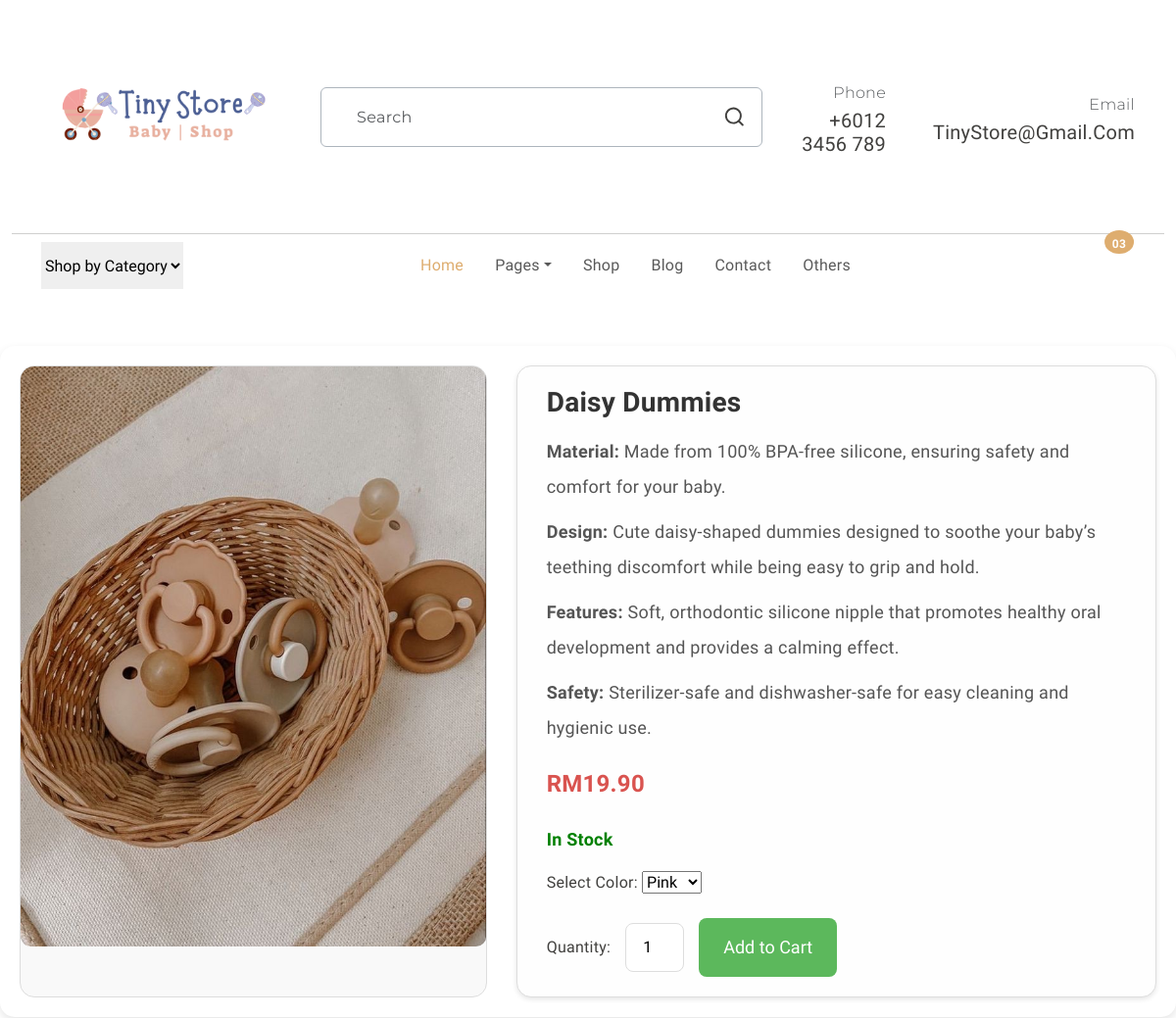
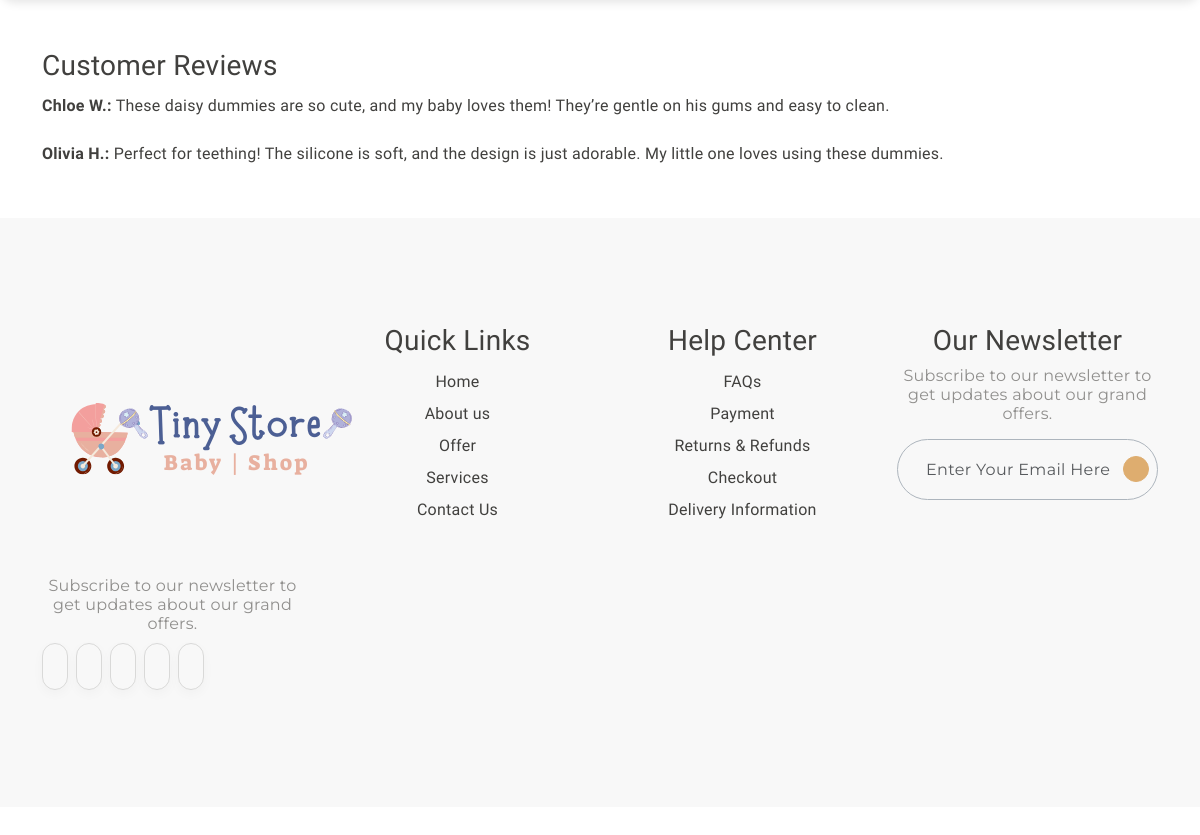
/best2.php, run on the app's committed database (2 pictures, top to bottom).
### tables this page shows
CREATE TABLE `products` (
  `product_id` int(11) NOT NULL,
  `name` varchar(255) NOT NULL,
  `category` varchar(100) NOT NULL,
  `price` decimal(10,2) NOT NULL,
  `image` varchar(255) DEFAULT NULL,
  `is_featured` tinyint(1) DEFAULT 0,
  `created_at` timestamp NOT NULL DEFAULT current_timestamp()
);

### best2.php (the view, shortened to what this page needs)
<?php
include 'db_connect.php';
$product_id = isset($_GET['product_id']) ? intval($_GET['product_id']) : 6;
$sql = "SELECT * FROM products WHERE product_id = ?";
$stmt = $conn->prepare($sql);
$stmt->bind_param("i", $product_id);
$stmt->execute();
$result = $stmt->get_result();
if ($result->num_rows > 0) {
  $product = $result->fetch_assoc();
} else {
  echo "Product not found.";
  exit;
}
?>
<!DOCTYPE html>
<html lang="en">
<head>
  <link rel="stylesheet" href="detail.css">
<link rel="stylesheet" href="https://cdn.jsdelivr.net/npm/swiper@9/swiper-bundle.min.css" />
<link href="https://cdn.jsdelivr.net/npm/bootstrap@5.3.0-alpha3/dist/css/bootstrap.min.css" rel="stylesheet"
>
<link rel="stylesheet" type="text/css" href="css/vendor.css">
<link rel="stylesheet" type="text/css" href="style.css">
</head>
<body>
      <header>
        <div class="container py-2">
          <div class="row py-4 pb-0 pb-sm-4 align-items-center ">
            <div class="col-sm-4 col-lg-3 text-center text-sm-start">
              <div class="main-logo">
                <a href="index.php">
                  <img src="images/logo.png" alt="logo" class="img-fluid">
                </a>
              </div>
            </div>
            <div class="col-sm-6 offset-sm-2 offset-md-0 col-lg-5 d-none d-lg-block">
              <div class="search-bar border rounded-2 px-3 border-dark-subtle">
                <form id="search-form" class="text-center d-flex align-items-center" action="" method="">
                  <input type="text" class="form-control border-0 bg-transparent"
                    placeholder="Search" />
                  <svg xmlns="http://www.w3.org/2000/svg" width="24" height="24" viewBox="0 0 24 24">
                    <path fill="currentColor"
                      d="M21.71 20.29L18 16.61A9 9 0 1 0 16.61 18l3.68 3.68a1 1 0 0 0 1.42 0a1 1 0 0 0 0-1.39ZM11 18a7 7 0 1 1 7-7a7 7 0 0 1-7 7Z" />
                  </svg>
                </form>
              </div>
            </div>
            <div
              class="col-sm-8 col-lg-4 d-flex justify-content-end gap-5 align-items-center mt-4 mt-sm-0 justify-content-center justify-content-sm-end">
              <div class="support-box text-end d-none d-xl-block">
                <span class="fs-6 secondary-font text-muted">Phone</span>
                <h5 class="mb-0">+6012 3456 789</h5>
              </div>
              <div class="support-box text-end d-none d-xl-block">
                <span class="fs-6 secondary-font text-muted">Email</span>
                <h5 class="mb-0">TinyStore@gmail.com</h5>
              </div>
            </div>
          </div>
        </div>
        <div class="container-fluid">
          <hr class="m-0">
        </div>
        <div class="container">
          <nav class="main-menu d-flex navbar navbar-expand-lg ">
            <div class="offcanvas offcanvas-end" tabindex="-1" id="offcanvasNavbar" aria-labelledby="offcanvasNavbarLabel">
              <div class="offcanvas-body justify-content-between">
                <select class="filter-categories border-0 mb-0 me-5">
                  <option>Shop by Category</option>
                </select>
                <ul class="navbar-nav menu-list list-unstyled d-flex gap-md-3 mb-0">
                  <li class="nav-item">
                    <a href="index.php" class="nav-link active">Home</a>
                  </li>
                  <li class="nav-item dropdown">
                    <a class="nav-link dropdown-toggle" role="button" id="pages" data-bs-toggle="dropdown"
                      aria-expanded="false">Pages</a>
                  </li>
                  <li class="nav-item">
                    <a href="productPage.html" class="nav-link">Shop</a>
                  </li>
                  <li class="nav-item">
                    <a href="index.php" class="nav-link">Blog</a>
                  </li>
                  <li class="nav-item">
                    <a href="contactUs.html" class="nav-link">Contact</a>
                  </li>
                  <li class="nav-item">
                    <a href="index.php" class="nav-link">Others</a>
                  </li>
                </ul>
                <div class="d-none d-lg-flex align-items-end">
                  <ul class="d-flex justify-content-end list-unstyled m-0">
                    <li>
                    </li>
                    <li>
                    </li>
                    <li class="">
                      <a href="index.php" class="mx-3" data-bs-toggle="offcanvas" data-bs-target="#offcanvasCart"
                        aria-controls="offcanvasCart">
                        <span class="position-absolute translate-middle badge rounded-circle bg-primary pt-2">
                          03
                        </span>
                      </a>
                    </li>
                  </ul>
                </div>
              </div>
            </div>
          </nav>
        </div>
      </header>
      <div class="container1">
        <div class="product-image">
          <img src="images/<?php echo htmlspecialchars($product['image'] ?? 'default.png'); ?>"
            alt="<?php echo htmlspecialchars($product['name']); ?>">
        </div>
        <div class="product-details">
          <h2><?php echo htmlspecialchars($product['name']); ?></h2>
            <p><strong>Material:</strong> Made from 100% BPA-free silicone, ensuring safety and comfort for your baby.</p>
            <p><strong>Design:</strong> Cute daisy-shaped dummies designed to soothe your baby’s teething discomfort while being easy to grip and hold.</p>
            <p><strong>Features:</strong> Soft, orthodontic silicone nipple that promotes healthy oral development and provides a calming effect.</p>
            <p><strong>Safety:</strong> Sterilizer-safe and dishwasher-safe for easy cleaning and hygienic use.</p>
            <p class="price">RM<?php echo number_format($product['price'], 2); ?></p>
            <p class="stock-status in-stock">In Stock</p>
            <div class="color-selection">
                <label for="color">Select Color: </label>
                <select id="color">
                    <option value="pink">Pink</option>
                </select>
            </div>
            <div class="add-to-cart">
                <label for="quantity">Quantity:</label>
                <input type="number" id="quantity" value="1" min="1">
                <button>Add to Cart</button>
            </div>
        </div>
    </div>
    <div class="container reviews">
        <h3>Customer Reviews</h3>
        <p><strong>Chloe W.:</strong> These daisy dummies are so cute, and my baby loves them! They’re gentle on his gums and easy to clean.</p>
        <p><strong>Olivia H.:</strong> Perfect for teething! The silicone is soft, and the design is just adorable. My little one loves using these dummies.</p>
    </div>
    <footer id="footer" class="my-5">
        <div class="container py-5 my-5">
          <div class="row">
            <div class="col-md-3">
              <div class="footer-menu">
                <img src="images/logo.png" alt="logo">
                <p class="blog-paragraph fs-6 mt-3">Subscribe to our newsletter to get updates about our grand offers.</p>
                <div class="social-links">
                  <ul class="d-flex list-unstyled gap-2">
                    <li class="social">
                      <a href="#">
                        <iconify-icon class="social-icon" icon="ri:facebook-fill"></iconify-icon>
                      </a>
                    </li>
                    <li class="social">
                      <a href="#">
                        <iconify-icon class="social-icon" icon="ri:twitter-fill"></iconify-icon>
                      </a>
                    </li>
                    <li class="social">
                      <a href="#">
                        <iconify-icon class="social-icon" icon="ri:pinterest-fill"></iconify-icon>
                      </a>
                    </li>
                    <li class="social">
                      <a href="#">
                        <iconify-icon class="social-icon" icon="ri:instagram-fill"></iconify-icon>
                      </a>
                    </li>
                    <li class="social">
                      <a href="#">
                        <iconify-icon class="social-icon" icon="ri:youtube-fill"></iconify-icon>
                      </a>
                    </li>
                  </ul>
                </div>
              </div>
            </div>
            <div class="col-md-3">
              <div class="footer-menu">
                <h3>Quick Links</h3>
                <ul class="menu-list list-unstyled">
                  <li class="menu-item">
                    <a href="#" class="nav-link">Home</a>
                  </li>
                  <li class="menu-item">
                    <a href="aboutUs.html" class="dropdown-item">About us</a>
                  </li>
                  <li class="menu-item">
                    <a href="#" class="nav-link">Offer </a>
                  </li>
                  <li class="menu-item">
                    <a href="#" class="nav-link">Services</a>
                  </li>
                  <li class="menu-item">
                    <a href="#" class="nav-link">Contact Us</a>
                  </li>
                </ul>
              </div>
            </div>
            <div class="col-md-3">
              <div class="footer-menu">
                <h3>Help Center</h5>
                  <ul class="menu-list list-unstyled">
                    <li class="menu-item">
                      <a href="faq.html" class="nav-link">FAQs</a>
                </li>
                    <li class="menu-item">
                      <a href="#" class="nav-link">Payment</a>
                    </li>
                    <li class="menu-item">
                      <a href="#" class="nav-link">Returns & Refunds</a>
                    </li>
                    <li class="menu-item">
                      <a href="#" class="nav-link">Checkout</a>
                    </li>
                    <li class="menu-item">
                      <a href="#" class="nav-link">Delivery Information</a>
                    </li>
                  </ul>
              </div>
            </div>
            <div class="col-md-3">
              <div>
                <h3>Our Newsletter</h3>
                <p class="blog-paragraph fs-6">Subscribe to our newsletter to get updates about our grand offers.</p>
                <div class="search-bar border rounded-pill border-dark-subtle px-2">
                  <form class="text-center d-flex align-items-center" action="" method="">
                    <input type="text" class="form-control border-0 bg-transparent" placeholder="Enter your email here" />
                    <iconify-icon class="send-icon" icon="tabler:location-filled"></iconify-icon>
                  </form>
                </div>
              </div>
            </div>
          </div>
        </div>
      </footer>
</body>
</html>

### detail.css (style rules this page uses)
body { font-family: Arial, sans-serif; margin: 0; padding: 0; background-color: #f4f4f9; }
.container1 { max-width: 1200px; margin: 50px auto; padding: 20px; display: flex; flex-wrap: wrap; gap: 30px; background-color: #ffffff; border-radius: 15px; box-shadow: 0 4px 10px rgba(0, 0, 0, 0.1); overflow: hidden; }
.product-image { flex: 1 1 400px; text-align: center; border-radius: 15px; overflow: hidden; border: 1px solid #ddd; background-color: #f9f9f9; }
.product-image img { max-width: 100%; border-radius: 10px; transition: transform 0.3s ease; }
.product-details { flex: 2 1 500px; background-color: #fefefe; padding: 20px 30px; border-radius: 15px; border: 1px solid #ddd; box-shadow: 0 2px 5px rgba(0, 0, 0, 0.1); }
.product-details h2 { font-size: 28px; font-weight: bold; color: #333; margin-bottom: 15px; }
.product-details p { font-size: 18px; color: #555; margin: 10px 0; }
.product-details .price { font-size: 24px; font-weight: bold; color: #d9534f; margin: 15px 0; }
.stock-status { font-size: 16px; margin: 10px 0; }
.stock-status.in-stock { color: green; font-weight: bold; }
.badge { padding: 5px 10px; border-radius: 12px; font-size: 14px; font-weight: bold; }
.add-to-cart { display: flex; align-items: center; gap: 15px; margin-top: 20px; }
.add-to-cart button { padding: 12px 25px; font-size: 18px; background-color: #5cb85c; color: white; border: none; border-radius: 8px; cursor: pointer; transition: background-color 0.3s ease; }
.add-to-cart input { width: 60px; padding: 8px; font-size: 16px; text-align: center; border: 1px solid #ddd; border-radius: 8px; }
footer { background-color: #f8f8f8; padding: 10px; text-align: center; margin-top: 20px; }

### style.css (style rules this page uses)
:root { --header-height: 160px; --header-height-min: 80px; }
:root { --accent-color: #DEAD6F; --dark-color: #222222; --light-dark-color: #727272; --light-color: #fff; --grey-color: #dbdbdb; --light-grey-color: #fafafa; --primary-color: #6995B1; --light-primary-color: #eef1f3; }
:root { --body-font: 'Chilanka', cursive; --heading-font: 'Chilanka', cursive; --secondary-font: 'Montserrat', sans-serif; }
body { --bs-link-color: #333; --bs-link-hover-color: #333; --bs-link-color-rgb: 40, 40, 40; --bs-link-hover-color-rgb: 0, 0, 0; --bs-light-rgb: 248, 248, 248; --bs-font-sans-serif: 'Chilanka', cursive; --bs-body-font-family: var(--bs-font-sans-serif); --bs-body-font-size: 1rem; --bs-body-font-weight: 400; --bs-body-line-height: 2; --bs-body-color: #41403E; --bs-primary: #DEAD6F; --bs-primary-rgb: 222, 173, 111; --bs-primary-bg-subtle: #FFF9EB; --bs-border-color: #F7F7F7; --bs-secondary-rgb: 230, 243, 251; --bs-success-rgb: 238, 245, 228; --bs-danger-rgb: 249, 235, 231; --bs-warning-rgb: 255, 249, 235; --bs-info-rgb: 230, 243, 250; }
body { letter-spacing: 0.01625rem; }
h1, h2, h3, h4, h5, h6 { font-family: var(--heading-font); color: var(--bs-body-color); font-weight: 400; text-transform: capitalize; }
a { text-decoration: none; }
.secondary-font { font-family: var(--secondary-font); font-weight: 300; }
.search-bar { border: 1px solid #EAEAEA; }
.search-bar ::placeholder { font-family: var(--secondary-font); }
.navbar-nav .nav-link.active, .navbar-nav .nav-link.show, .nav-link:focus, .nav-link:hover { color: var(--accent-color); }
.form-control { color: #908F8D; line-height: normal; letter-spacing: 0.02125rem; text-transform: capitalize; border-radius: 0.25rem; border: 1px solid rgba(65, 64, 62, 0.20); background: #FFF; display: flex; padding: 1.25rem 0rem 1.25rem 1.25rem; align-items: center; gap: 0.375rem; align-self: stretch; }
.blog-paragraph { color: #908F8D; font-size: 1rem; font-weight: 400; line-height: normal; font-family: var(--secondary-font); }
iconify-icon.social-icon { color: #CACACA; font-size: 1.125rem; padding: 0.75rem; border-radius: 4.375rem; border: 1px solid #D9D9D8; box-shadow: 0px 4px 12px 0px rgba(0, 0, 0, 0.03); transition: all 0.5s ease; }
iconify-icon.send-icon { cursor: pointer; font-size: 1.125rem; padding: 0.75rem; border-radius: 4.375rem; color: #FFF; border: 1px solid #DEAD6F; background: #DEAD6F; }

### data on the page
products: image (picture), name "Daisy Dummies", price "19.90"
